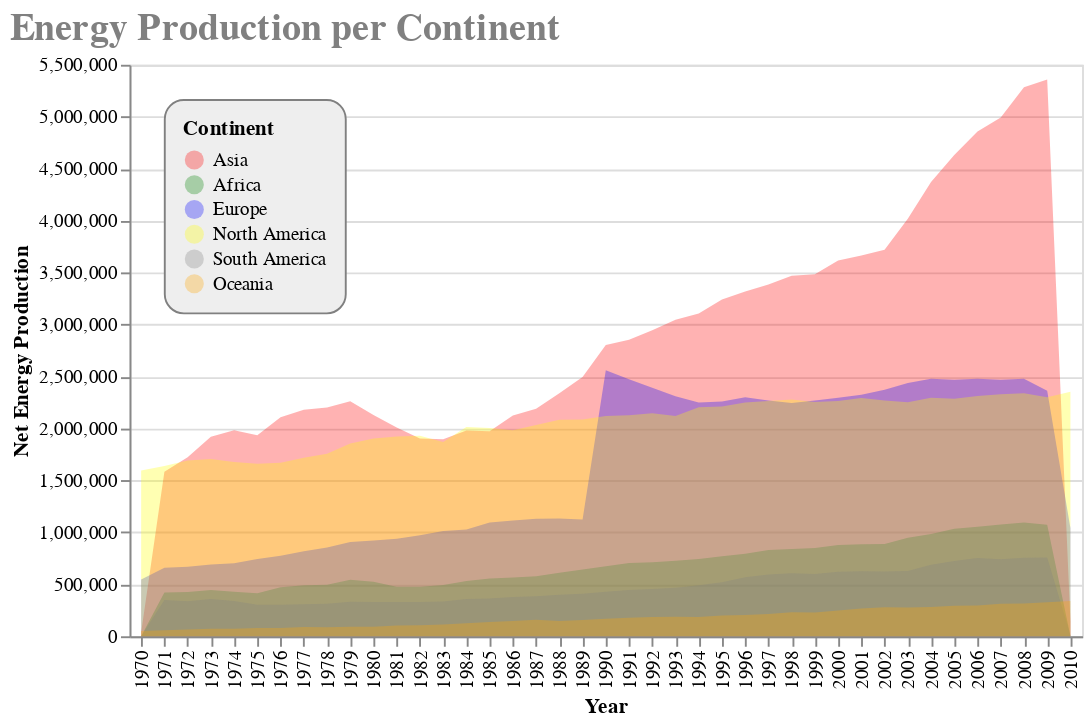

Notebook cell for this chart:
### Code cell
chart = alt.Chart(data_prod_total).mark_area(opacity=0.3).encode(
    x="Year:N",
    y=alt.Y("Net Energy Production:Q", stack=None),
    color=alt.Color('Continent:N',
                scale=alt.Scale(
            domain=['Asia', 'Africa',"Europe", "North America", "South America", "Oceania"],
            range=['red', 'green', "blue", "yellow", "gray", "orange"])),
    tooltip = [alt.Tooltip('Continent'),
               alt.Tooltip('Net Energy Production'),
               alt.Tooltip('Year')
              ]
).properties(
    title='Energy Production per Continent',
    width=500,
    height=300,
).configure_title(
    fontSize=20,
    font='Courier',
    anchor='start',
    color='gray'
)

chart.configure_legend(
    strokeColor='gray',
    fillColor='#EEEEEE',
    padding=10,
    cornerRadius=10,
    orient='top-left'
)

### Figure 1 — Vega-Lite specification as saved in the notebook (floating-point values rounded to 4 significant figures; data arrays with more than 128 entries replaced by an {"elided": "..."} marker saying what was removed)
{"config": {"view": {"continuousWidth": 400, "continuousHeight": 300}, "legend": {"cornerRadius": 10, "fillColor": "#EEEEEE", "orient": "top-left", "padding": 10, "strokeColor": "gray"}, "title": {"anchor": "start", "color": "gray", "font": "Courier", "fontSize": 20}}, "data": {"name": "data-13017bf3011abf0b62d882a2ff2912e9"}, "mark": {"type": "area", "opacity": 0.3}, "encoding": {"color": {"type": "nominal", "field": "Continent", "scale": {"domain": ["Asia", "Africa", "Europe", "North America", "South America", "Oceania"], "range": ["red", "green", "blue", "yellow", "gray", "orange"]}}, "tooltip": [{"type": "nominal", "field": "Continent"}, {"type": "quantitative", "field": "Net Energy Production"}, {"type": "quantitative", "field": "Year"}], "x": {"type": "nominal", "field": "Year"}, "y": {"type": "quantitative", "field": "Net Energy Production", "stack": null}}, "height": 300, "title": "Energy Production per Continent", "width": 500, "$schema": "https://vega.github.io/schema/vega-lite/v4.8.1.json", "datasets": {"data-13017bf3011abf0b62d882a2ff2912e9": {"elided": "246 records"}}}
